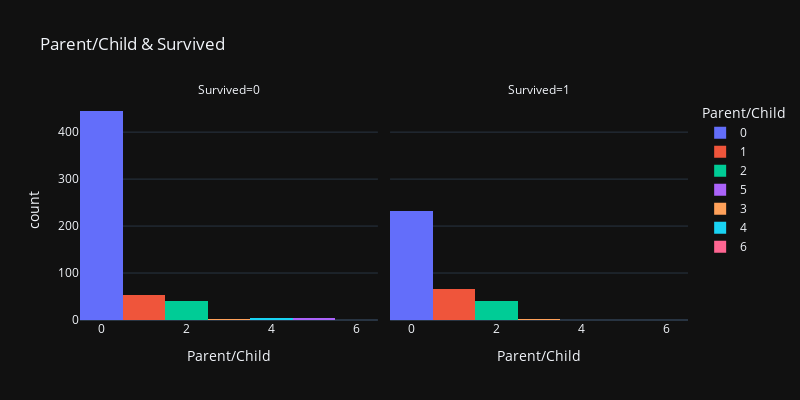

This figure's notebook cell:
### Code cell
# Parch and Survived relationship:

px.histogram(x="Parch",color="Parch",facet_col="Survived",data_frame=df,template="plotly_dark",width=800,height=400,
             labels={"Parch":"Parent/Child"},title="Parent/Child & Survived")

### Figure 1 — Plotly figure (JSON) as saved in the notebook; plotly's stock layout.template omitted (floating-point values rounded to 4 significant figures; data arrays with more than 128 entries replaced by an {"elided": "..."} marker saying what was removed)
{"data": [{"alignmentgroup": "True", "bingroup": "x", "hovertemplate": "Parent/Child=%{x}<br>Survived=0<br>count=%{y}<extra></extra>", "legendgroup": "0", "marker": {"color": "#636efa", "pattern": {"shape": ""}}, "name": "0", "offsetgroup": "0", "orientation": "v", "showlegend": true, "type": "histogram", "x": {"elided": "445 int values"}, "xaxis": "x", "yaxis": "y"}, {"alignmentgroup": "True", "bingroup": "x", "hovertemplate": "Parent/Child=%{x}<br>Survived=1<br>count=%{y}<extra></extra>", "legendgroup": "0", "marker": {"color": "#636efa", "pattern": {"shape": ""}}, "name": "0", "offsetgroup": "0", "orientation": "v", "showlegend": false, "type": "histogram", "x": {"elided": "233 int values"}, "xaxis": "x2", "yaxis": "y2"}, {"alignmentgroup": "True", "bingroup": "x", "hovertemplate": "Parent/Child=%{x}<br>Survived=0<br>count=%{y}<extra></extra>", "legendgroup": "1", "marker": {"color": "#EF553B", "pattern": {"shape": ""}}, "name": "1", "offsetgroup": "1", "orientation": "v", "showlegend": true, "type": "histogram", "x": [1, 1, 1, 1, 1, 1, 1, 1, 1, 1, 1, 1, 1, 1, 1, 1, 1, 1, 1, 1, 1, 1, 1, 1, 1, 1, 1, 1, 1, 1, 1, 1, 1, 1, 1, 1, 1, 1, 1, 1, 1, 1, 1, 1, 1, 1, 1, 1, 1, 1, 1, 1, 1], "xaxis": "x", "yaxis": "y"}, {"alignmentgroup": "True", "bingroup": "x", "hovertemplate": "Parent/Child=%{x}<br>Survived=1<br>count=%{y}<extra></extra>", "legendgroup": "1", "marker": {"color": "#EF553B", "pattern": {"shape": ""}}, "name": "1", "offsetgroup": "1", "orientation": "v", "showlegend": false, "type": "histogram", "x": [1, 1, 1, 1, 1, 1, 1, 1, 1, 1, 1, 1, 1, 1, 1, 1, 1, 1, 1, 1, 1, 1, 1, 1, 1, 1, 1, 1, 1, 1, 1, 1, 1, 1, 1, 1, 1, 1, 1, 1, 1, 1, 1, 1, 1, 1, 1, 1, 1, 1, 1, 1, 1, 1, 1, 1, 1, 1, 1, 1, 1, 1, 1, 1, 1], "xaxis": "x2", "yaxis": "y2"}, {"alignmentgroup": "True", "bingroup": "x", "hovertemplate": "Parent/Child=%{x}<br>Survived=0<br>count=%{y}<extra></extra>", "legendgroup": "2", "marker": {"color": "#00cc96", "pattern": {"shape": ""}}, "name": "2", "offsetgroup": "2", "orientation": "v", "showlegend": true, "type": "histogram", "x": [2, 2, 2, 2, 2, 2, 2, 2, 2, 2, 2, 2, 2, 2, 2, 2, 2, 2, 2, 2, 2, 2, 2, 2, 2, 2, 2, 2, 2, 2, 2, 2, 2, 2, 2, 2, 2, 2, 2, 2], "xaxis": "x", "yaxis": "y"}, {"alignmentgroup": "True", "bingroup": "x", "hovertemplate": "Parent/Child=%{x}<br>Survived=1<br>count=%{y}<extra></extra>", "legendgroup": "2", "marker": {"color": "#00cc96", "pattern": {"shape": ""}}, "name": "2", "offsetgroup": "2", "orientation": "v", "showlegend": false, "type": "histogram", "x": [2, 2, 2, 2, 2, 2, 2, 2, 2, 2, 2, 2, 2, 2, 2, 2, 2, 2, 2, 2, 2, 2, 2, 2, 2, 2, 2, 2, 2, 2, 2, 2, 2, 2, 2, 2, 2, 2, 2, 2], "xaxis": "x2", "yaxis": "y2"}, {"alignmentgroup": "True", "bingroup": "x", "hovertemplate": "Parent/Child=%{x}<br>Survived=0<br>count=%{y}<extra></extra>", "legendgroup": "5", "marker": {"color": "#ab63fa", "pattern": {"shape": ""}}, "name": "5", "offsetgroup": "5", "orientation": "v", "showlegend": true, "type": "histogram", "x": [5, 5, 5, 5], "xaxis": "x", "yaxis": "y"}, {"alignmentgroup": "True", "bingroup": "x", "hovertemplate": "Parent/Child=%{x}<br>Survived=1<br>count=%{y}<extra></extra>", "legendgroup": "5", "marker": {"color": "#ab63fa", "pattern": {"shape": ""}}, "name": "5", "offsetgroup": "5", "orientation": "v", "showlegend": false, "type": "histogram", "x": [5], "xaxis": "x2", "yaxis": "y2"}, {"alignmentgroup": "True", "bingroup": "x", "hovertemplate": "Parent/Child=%{x}<br>Survived=0<br>count=%{y}<extra></extra>", "legendgroup": "3", "marker": {"color": "#FFA15A", "pattern": {"shape": ""}}, "name": "3", "offsetgroup": "3", "orientation": "v", "showlegend": true, "type": "histogram", "x": [3, 3], "xaxis": "x", "yaxis": "y"}, {"alignmentgroup": "True", "bingroup": "x", "hovertemplate": "Parent/Child=%{x}<br>Survived=1<br>count=%{y}<extra></extra>", "legendgroup": "3", "marker": {"color": "#FFA15A", "pattern": {"shape": ""}}, "name": "3", "offsetgroup": "3", "orientation": "v", "showlegend": false, "type": "histogram", "x": [3, 3, 3], "xaxis": "x2", "yaxis": "y2"}, {"alignmentgroup": "True", "bingroup": "x", "hovertemplate": "Parent/Child=%{x}<br>Survived=0<br>count=%{y}<extra></extra>", "legendgroup": "4", "marker": {"color": "#19d3f3", "pattern": {"shape": ""}}, "name": "4", "offsetgroup": "4", "orientation": "v", "showlegend": true, "type": "histogram", "x": [4, 4, 4, 4], "xaxis": "x", "yaxis": "y"}, {"alignmentgroup": "True", "bingroup": "x", "hovertemplate": "Parent/Child=%{x}<br>Survived=0<br>count=%{y}<extra></extra>", "legendgroup": "6", "marker": {"color": "#FF6692", "pattern": {"shape": ""}}, "name": "6", "offsetgroup": "6", "orientation": "v", "showlegend": true, "type": "histogram", "x": [6], "xaxis": "x", "yaxis": "y"}], "layout": {"annotations": [{"font": {}, "showarrow": false, "text": "Survived=0", "x": 0.245, "xanchor": "center", "xref": "paper", "y": 1, "yanchor": "bottom", "yref": "paper"}, {"font": {}, "showarrow": false, "text": "Survived=1", "x": 0.755, "xanchor": "center", "xref": "paper", "y": 1, "yanchor": "bottom", "yref": "paper"}], "barmode": "relative", "height": 400, "legend": {"title": {"text": "Parent/Child"}, "tracegroupgap": 0}, "title": {"text": "Parent/Child & Survived"}, "width": 800, "xaxis": {"anchor": "y", "categoryarray": [0, 1, 2, 5, 3, 4, 6], "categoryorder": "array", "domain": [0, 0.49], "title": {"text": "Parent/Child"}}, "xaxis2": {"anchor": "y2", "categoryarray": [0, 1, 2, 5, 3, 4, 6], "categoryorder": "array", "domain": [0.51, 1], "matches": "x", "title": {"text": "Parent/Child"}}, "yaxis": {"anchor": "x", "domain": [0, 1], "title": {"text": "count"}}, "yaxis2": {"anchor": "x2", "domain": [0, 1], "matches": "y", "showticklabels": false}}}
